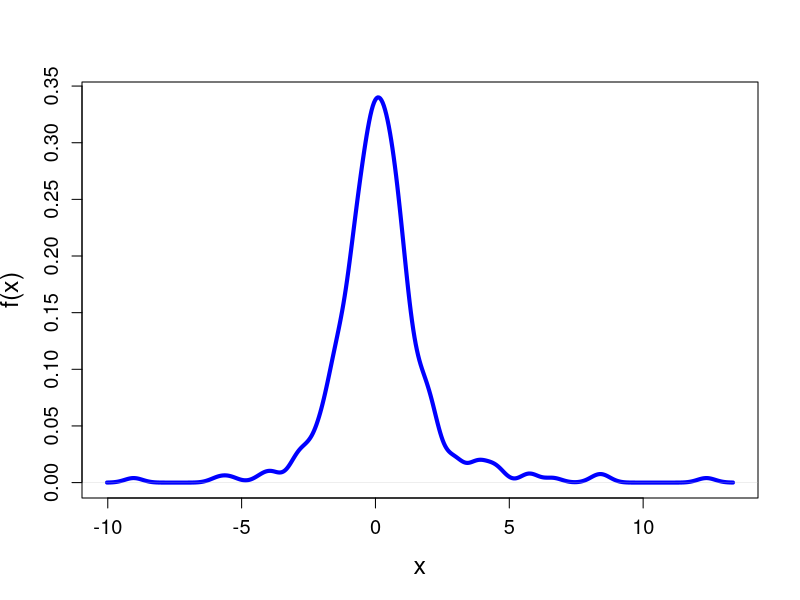

Write the R code that produced this figure. (Note: a time limit stopped this script after it produced the figure.)
#% -------------------------------------------------------------------------
#% Book:         MSE
#% -------------------------------------------------------------------------
#% Quantlet:     MSEnonpara1
#% -------------------------------------------------------------------------
#% Description:  MSEnonpara1 generate n=300 t(3) distributed random sample, and draws the kernel density curve of the estimated kernel density function using a
#%               Gaussian kernel. Since the kernel density function is biased in a finite sample, one can not compare it with the true density directly. One rather compare it with the expectation of the kernel density function under the true density. Then it draws the expectation of the kernel density function under the true density.
#% -------------------------------------------------------------------------
#% Usage:        -
#% -------------------------------------------------------------------------
#% Inputs:       n_1 - number of observations
#% -------------------------------------------------------------------------
#% Output:       1. Draws n_1 observations from t(3) distribution
#%               and plots the kernel density curve of the estimated kernel density function using a
#%               Gaussian kernel.
#%              
#%               2. generate n observations from t(3) distribution and plots the expectation of the kernel density function under the true density which is t(3) distribution.
#%               3. generate n observations from normal distribution with mean and standard deviation from the generated sample, plots the expectation of the kernel density function under the true density which is normal distribution with mean and standard deviation from the generated sample.
#% -------------------------------------------------------------------------
#% Example:      n_1 = 300
#%               n_1 = 3000
#% -------------------------------------------------------------------------
#% Author:       Weining Wang, Lining Yu
#% -------------------------------------------------------------------------

n_1   = 300
obs   = rt(n_1,3)
den_x = density(obs,kernel="gaussian",bw="nrd0")
plot(den_x,lwd=4,lty=1,col="blue",cex.axis=1.2,font.axis=1, cex.lab=1.5,las=0,xlab="x", ylab="f(x)", main="")

n = 1000000
z = rt(n,3)
h = den_x$bw
g = 1:512

for(j in 1:length(den_x$x)){
    sum_k = 0
    for(i in 1:length(z)){
        u     = (den_x$x[j]-z[i])/h
        k     = exp(-u^2/2)/sqrt(2*pi)
        sum_k = sum_k+k
    }
    g[j] = 1/(h*length(z))*sum_k
}

lines(den_x$x,g,lwd=3,lty=2,col="red")
mu = mean(obs)
sd = sd(obs)
q  = rnorm(n,mu,sd)
f  = 1:512

for(j in 1:length(den_x$x)){
    sum_k = 0
    for(i in 1:length(q)){
        u     = (den_x$x[j]-q[i])/h
        k     = exp(-u^2/2)/sqrt(2*pi)
        sum_k = sum_k+k
    }
    f[j] = 1/(h*length(z))*sum_k
}

lines(den_x$x,f,lwd=4,lty=3,col="black")
